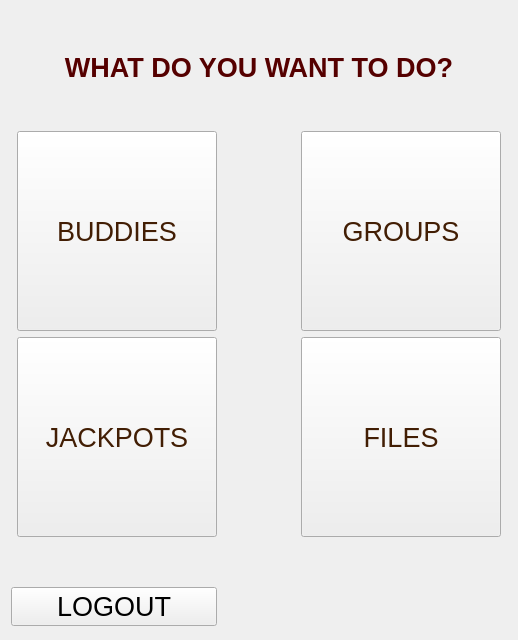
<?xml version="1.0" encoding="UTF-8"?>
<ui version="4.0">
 <class>MessengerHome</class>
 <widget class="QWidget" name="MessengerHome">
  <property name="geometry">
   <rect>
    <x>0</x>
    <y>0</y>
    <width>515</width>
    <height>640</height>
   </rect>
  </property>
  <property name="windowTitle">
   <string>Form</string>
  </property>
  <property name="styleSheet">
   <string notr="true">background-image: url(:/game/jackpots/jackpots/woodBG2.jpg);
image: url(:/game/jackpots/jackpots/socialMedia2.png);</string>
  </property>
  <layout class="QGridLayout" name="gridLayout">
   <item row="6" column="0" colspan="2">
    <widget class="QPushButton" name="logout">
     <property name="sizePolicy">
      <sizepolicy hsizetype="Preferred" vsizetype="Maximum">
       <horstretch>0</horstretch>
       <verstretch>0</verstretch>
      </sizepolicy>
     </property>
     <property name="font">
      <font>
       <pointsize>20</pointsize>
      </font>
     </property>
     <property name="text">
      <string>LOGOUT</string>
     </property>
     <property name="icon">
      <iconset resource="resources.qrc">
       <normaloff>:/buttons/icons/icons/logout.png</normaloff>:/buttons/icons/icons/logout.png</iconset>
     </property>
     <property name="iconSize">
      <size>
       <width>40</width>
       <height>40</height>
      </size>
     </property>
    </widget>
   </item>
   <item row="3" column="4">
    <widget class="QPushButton" name="myGroups">
     <property name="sizePolicy">
      <sizepolicy hsizetype="Preferred" vsizetype="Preferred">
       <horstretch>0</horstretch>
       <verstretch>0</verstretch>
      </sizepolicy>
     </property>
     <property name="minimumSize">
      <size>
       <width>200</width>
       <height>200</height>
      </size>
     </property>
     <property name="font">
      <font>
       <pointsize>20</pointsize>
      </font>
     </property>
     <property name="styleSheet">
      <string notr="true">image: url(:/buttons/icons/icons/group.png);
color: rgb(66, 30, 4);</string>
     </property>
     <property name="text">
      <string>GROUPS</string>
     </property>
     <property name="iconSize">
      <size>
       <width>200</width>
       <height>200</height>
      </size>
     </property>
    </widget>
   </item>
   <item row="1" column="0" colspan="6">
    <widget class="QLabel" name="label">
     <property name="font">
      <font>
       <pointsize>20</pointsize>
       <weight>75</weight>
       <bold>true</bold>
      </font>
     </property>
     <property name="styleSheet">
      <string notr="true">color: rgb(85, 0, 0);</string>
     </property>
     <property name="text">
      <string>WHAT DO YOU WANT TO DO?</string>
     </property>
     <property name="alignment">
      <set>Qt::AlignCenter</set>
     </property>
    </widget>
   </item>
   <item row="3" column="1">
    <widget class="QPushButton" name="myBuddies">
     <property name="sizePolicy">
      <sizepolicy hsizetype="Preferred" vsizetype="Preferred">
       <horstretch>0</horstretch>
       <verstretch>0</verstretch>
      </sizepolicy>
     </property>
     <property name="minimumSize">
      <size>
       <width>200</width>
       <height>200</height>
      </size>
     </property>
     <property name="font">
      <font>
       <pointsize>20</pointsize>
      </font>
     </property>
     <property name="styleSheet">
      <string notr="true">image: url(:/buttons/icons/icons/buddies.png);
color: rgb(66, 30, 4);</string>
     </property>
     <property name="text">
      <string>BUDDIES</string>
     </property>
     <property name="iconSize">
      <size>
       <width>200</width>
       <height>200</height>
      </size>
     </property>
    </widget>
   </item>
   <item row="6" column="2" colspan="4">
    <spacer name="verticalSpacer">
     <property name="orientation">
      <enum>Qt::Vertical</enum>
     </property>
     <property name="sizeType">
      <enum>QSizePolicy::Ignored</enum>
     </property>
     <property name="sizeHint" stdset="0">
      <size>
       <width>284</width>
       <height>45</height>
      </size>
     </property>
    </spacer>
   </item>
   <item row="2" column="0" colspan="6">
    <spacer name="verticalSpacer_3">
     <property name="orientation">
      <enum>Qt::Vertical</enum>
     </property>
     <property name="sizeHint" stdset="0">
      <size>
       <width>20</width>
       <height>40</height>
      </size>
     </property>
    </spacer>
   </item>
   <item row="4" column="2" colspan="2">
    <spacer name="horizontalSpacer_4">
     <property name="orientation">
      <enum>Qt::Horizontal</enum>
     </property>
     <property name="sizeHint" stdset="0">
      <size>
       <width>40</width>
       <height>20</height>
      </size>
     </property>
    </spacer>
   </item>
   <item row="4" column="4">
    <widget class="QPushButton" name="myFiles">
     <property name="sizePolicy">
      <sizepolicy hsizetype="Preferred" vsizetype="Preferred">
       <horstretch>0</horstretch>
       <verstretch>0</verstretch>
      </sizepolicy>
     </property>
     <property name="minimumSize">
      <size>
       <width>200</width>
       <height>200</height>
      </size>
     </property>
     <property name="font">
      <font>
       <pointsize>20</pointsize>
      </font>
     </property>
     <property name="styleSheet">
      <string notr="true">image: url(:/buttons/icons/icons/files.png);
color: rgb(66, 30, 4);</string>
     </property>
     <property name="text">
      <string>FILES</string>
     </property>
     <property name="iconSize">
      <size>
       <width>200</width>
       <height>200</height>
      </size>
     </property>
    </widget>
   </item>
   <item row="4" column="1">
    <widget class="QPushButton" name="jackpots">
     <property name="sizePolicy">
      <sizepolicy hsizetype="Preferred" vsizetype="Preferred">
       <horstretch>0</horstretch>
       <verstretch>0</verstretch>
      </sizepolicy>
     </property>
     <property name="minimumSize">
      <size>
       <width>200</width>
       <height>200</height>
      </size>
     </property>
     <property name="font">
      <font>
       <pointsize>20</pointsize>
      </font>
     </property>
     <property name="styleSheet">
      <string notr="true">image: url(:/buttons/icons/icons/jackpot.png);
color: rgb(66, 30, 4);</string>
     </property>
     <property name="text">
      <string>JACKPOTS</string>
     </property>
     <property name="iconSize">
      <size>
       <width>200</width>
       <height>200</height>
      </size>
     </property>
    </widget>
   </item>
   <item row="3" column="2">
    <spacer name="horizontalSpacer_2">
     <property name="orientation">
      <enum>Qt::Horizontal</enum>
     </property>
     <property name="sizeHint" stdset="0">
      <size>
       <width>40</width>
       <height>20</height>
      </size>
     </property>
    </spacer>
   </item>
   <item row="5" column="0" colspan="6">
    <spacer name="verticalSpacer_2">
     <property name="orientation">
      <enum>Qt::Vertical</enum>
     </property>
     <property name="sizeType">
      <enum>QSizePolicy::Expanding</enum>
     </property>
     <property name="sizeHint" stdset="0">
      <size>
       <width>20</width>
       <height>40</height>
      </size>
     </property>
    </spacer>
   </item>
   <item row="0" column="0" colspan="6">
    <spacer name="verticalSpacer_4">
     <property name="orientation">
      <enum>Qt::Vertical</enum>
     </property>
     <property name="sizeHint" stdset="0">
      <size>
       <width>20</width>
       <height>40</height>
      </size>
     </property>
    </spacer>
   </item>
  </layout>
 </widget>
 <resources>
  <include location="resources.qrc"/>
 </resources>
 <connections/>
</ui>
